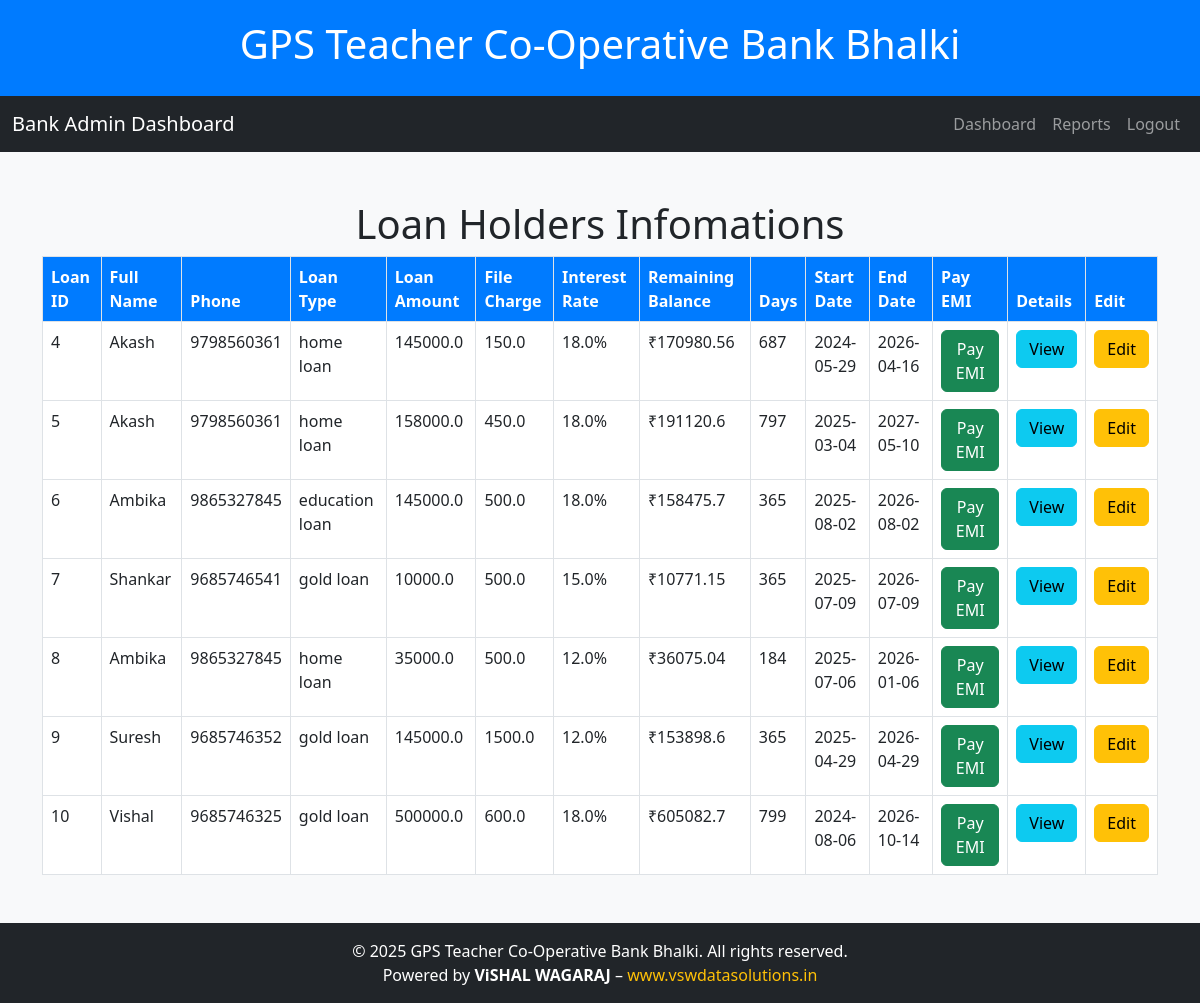
The app's page /loan_holders (signed in) with its own data.
### tables this page shows
CREATE TABLE loans (
                    id INTEGER PRIMARY KEY AUTOINCREMENT,
                    account_id INTEGER NOT NULL,
                    loan_type TEXT NOT NULL,
                    loan_amount REAL NOT NULL,
                    interest_rate REAL NOT NULL,
                    loan_term INTEGER NOT NULL,
                    nominee_name TEXT,
                    nominee_id TEXT,
                    file_charge REAL,
                    insert_amount REAL,
                    remaining_balance REAL,
                    status TEXT DEFAULT 'active',
                    start_date DATE,
                    end_date  DATE,
                    timestamp DATETIME DEFAULT CURRENT_TIMESTAMP, loan_id INTEGER, amount REAL,
                    FOREIGN KEY (account_id) REFERENCES accounts(id)
                );

CREATE TABLE accounts (
                    id INTEGER PRIMARY KEY AUTOINCREMENT,
                    account_number TEXT UNIQUE,
                    full_name TEXT NOT NULL,
                    father_name TEXT NOT NULL,
                    phone TEXT NOT NULL CHECK(length(phone) = 10),
                    dob TEXT NOT NULL CHECK(dob LIKE '____-__-__'),
                    address TEXT NOT NULL,
                    account_type TEXT NOT NULL,
                    balance REAL NOT NULL DEFAULT 0,
                    share_fee REAL NOT NULL DEFAULT 0,
                    admin_fee REAL NOT NULL DEFAULT 50,
                    total_shares REAL NOT NULL DEFAULT 100,
                    school_name TEXT NOT NULL,
                    status TEXT DEFAULT 'active',
                    timestamp DATETIME DEFAULT CURRENT_TIMESTAMP
                , file_charge_fee REAL DEFAULT 0);

### app.py (the view)
@app.route("/loan_holders")
@login_required
def loan_holders():
    conn = get_db_connection()
    loans = conn.execute("""
        SELECT
            loans.id AS loan_id,
            accounts.full_name,
            accounts.phone,
            loans.loan_type,
            loans.loan_amount,
            loans.file_charge,
            loans.interest_rate,
            loans.remaining_balance,
            loans.loan_term,
            loans.start_date,
            loans.end_date
        FROM loans
        JOIN accounts ON loans.account_id = accounts.id
    """).fetchall()
    conn.close()
    return render_template("loan_holders.html", results=loans)

### app.py (called while the page is built)
def get_db_connection():
    conn = sqlite3.connect('db/bank.db')
    conn.row_factory = sqlite3.Row
    return conn

@app.after_request
def add_no_cache_headers(response):
    response.headers["Cache-Control"] = "no-store, no-cache, must-revalidate, post-check=0, pre-check=0, max-age=0"
    response.headers["Pragma"] = "no-cache"
    response.headers["Expires"] = "-1"
    return response

### utils/auth_decorator.py (called while the page is built)
def login_required(f):
    @wraps(f)
    def decorated_function(*args, **kwargs):
        if "admin_id" not in session:
            flash("Please login to access this page.", "warning")
            return redirect(url_for("login"))
        response = make_response(f(*args, **kwargs))
        response.headers["Cache-Control"] = "no-store, no-cache, must-revalidate, max-age=0"
        response.headers["Pragma"] = "no-cache"
        response.headers["Expires"] = "0"
        return response
    return decorated_function

### templates/loan_holders.html (shortened to what this page needs)
<!DOCTYPE html>
<html lang="en">
<head>
    <link rel="stylesheet" href="https://cdn.jsdelivr.net/npm/bootstrap@5.3.0/dist/css/bootstrap.min.css">
</head>
<body>
    <header class="header">
        <h1>GPS Teacher Co-Operative Bank Bhalki</h1>
    </header>
    <nav class="navbar navbar-expand-lg navbar-dark bg-dark">
        <div class="container-fluid">
            <a class="navbar-brand" href="/">Bank Admin Dashboard</a>
            <div class="collapse navbar-collapse" id="navbarNav">
                <ul class="navbar-nav ms-auto">
                    <li class="nav-item"><a class="nav-link" href="/admin_dashboard">Dashboard</a></li>
                    <li class="nav-item"><a class="nav-link" href="/generate_report">Reports</a></li>
                    <li class="nav-item"><a class="nav-link" href="/logout">Logout</a></li>
                </ul>
            </div>
        </div>
    </nav>
    <div class="container my-5">
        <h1 class="text-center">Loan Holders Infomations</h1>
        {% if results %}
        <table class="table table-bordered">
            <thead>
                <tr>
                    <th>Loan ID</th>
                    <th>Full Name</th>
                    <th>Phone</th>
                    <th>Loan Type</th>
                    <th>Loan Amount</th>
                    <th>File Charge </th>
                    <th>Interest Rate</th>
                    <th>Remaining Balance</th>
                    <th> Days</th>
                    <th>Start Date</th>
                    <th>End Date</th>
                    <th>Pay EMI</th>
                    <th>Details</th>
                    <th>Edit</th>
                </tr>
            </thead>
            <tbody>
                {% for loan in results %}
                <tr>
                    <td>{{ loan.loan_id }}</td>
                    <td>{{ loan.full_name }}</td>
                    <td>{{ loan.phone }}</td>
                    <td>{{ loan.loan_type }}</td>
                    <td>{{ loan.loan_amount }}</td>
                    <td>{{ loan.file_charge }}</td>
                    <td>{{ loan.interest_rate }}%</td>
                    <td>₹{{ loan.remaining_balance }}</td>
                    <td>{{ loan.loan_term }}</td>
                    <td>{{ loan.start_date }}</td>
                    <td>{{ loan.end_date }}</td>
                    <td>
                        <form action="{{ url_for('premium_emi', loan_id=loan.loan_id) }}" method="post">
                            <button type="submit" class="btn btn-success">Pay EMI</button>
                        </form>
                    </td>
                    <td><a href="{{ url_for('loan_details', loan_id=loan.loan_id) }}" class="btn btn-info">View</a></td>
                    <td><a href="{{ url_for('edit_loan', loan_id=loan.loan_id) }}" class="btn btn-warning">Edit</a></td>
                </tr>
                {% endfor %}
            </tbody>
        </table>
        {% else %}
            <p class="text-center">No loan holders found.</p>
        {% endif %}
    </div>
    <footer class="footer mt-5 text-center bg-dark text-white py-3">
    <p class="mb-0">
        &copy; 2025 GPS Teacher Co-Operative Bank Bhalki. All rights reserved. <br>
        Powered by <strong>ViSHAL WAGARAJ</strong> –
        <a href="https://www.vswdatasolutions.in" target="_blank" class="text-warning text-decoration-none">
            www.vswdatasolutions.in
        </a>
    </p>
</footer>
</body>
</html>

### templates/loan_holders.html (style rules this page uses)
.header { background-color: #007bff; color: white; padding: 20px 0; text-align: center; }
.footer { background-color: #343a40; color: white; padding: 10px 0; text-align: center; margin-top: 20px; }
body { background-color: #f8f9fa; }
.container { margin-top: 20px; }
.table th { background-color: #007bff; color: white; }

### records on screen
loans: loan_id "4", full_name "Akash", phone "9798560361", loan_type "home loan", loan_amount "145000.0", file_charge "150.0", interest_rate "18.0", remaining_balance "170980.56", loan_term "687", start_date "2024-05-29", end_date "2026-04-16"
loans: loan_id "5", full_name "Akash", phone "9798560361", loan_type "home loan", loan_amount "158000.0", file_charge "450.0", interest_rate "18.0", remaining_balance "191120.6", loan_term "797", start_date "2025-03-04", end_date "2027-05-10"
loans: loan_id "6", full_name "Ambika", phone "9865327845", loan_type "education loan", loan_amount "145000.0", file_charge "500.0", interest_rate "18.0", remaining_balance "158475.7", loan_term "365", start_date "2025-08-02", end_date "2026-08-02"
loans: loan_id "7", full_name "Shankar", phone "9685746541", loan_type "gold loan", loan_amount "10000.0", file_charge "500.0", interest_rate "15.0", remaining_balance "10771.15", loan_term "365", start_date "2025-07-09", end_date "2026-07-09"
loans: loan_id "8", full_name "Ambika", phone "9865327845", loan_type "home loan", loan_amount "35000.0", file_charge "500.0", interest_rate "12.0", remaining_balance "36075.04", loan_term "184", start_date "2025-07-06", end_date "2026-01-06"
loans: loan_id "9", full_name "Suresh", phone "9685746352", loan_type "gold loan", loan_amount "145000.0", file_charge "1500.0", interest_rate "12.0", remaining_balance "153898.6", loan_term "365", start_date "2025-04-29", end_date "2026-04-29"
loans: loan_id "10", full_name "Vishal", phone "9685746325", loan_type "gold loan", loan_amount "500000.0", file_charge "600.0", interest_rate "18.0", remaining_balance "605082.7", loan_term "799", start_date "2024-08-06", end_date "2026-10-14"
